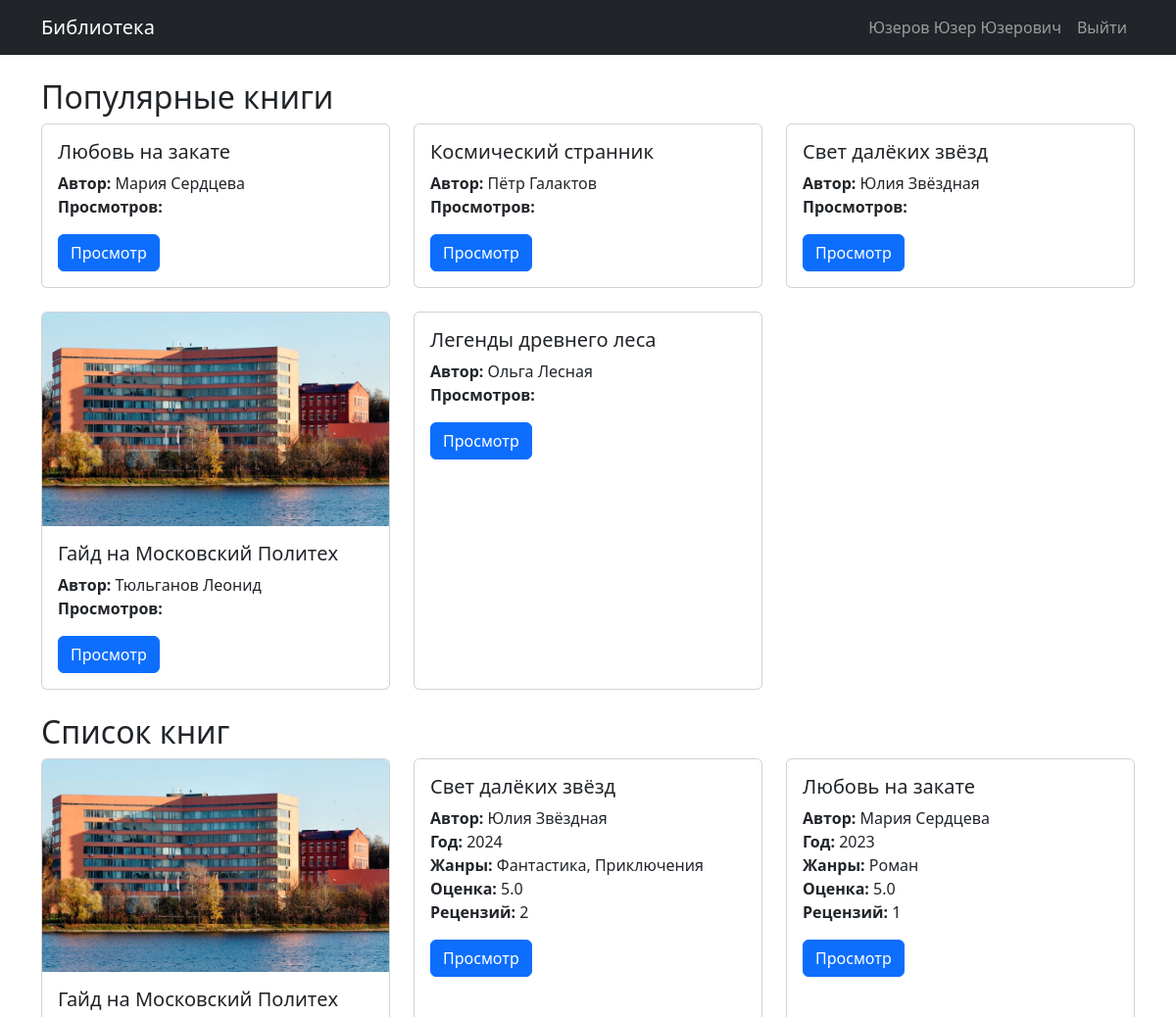
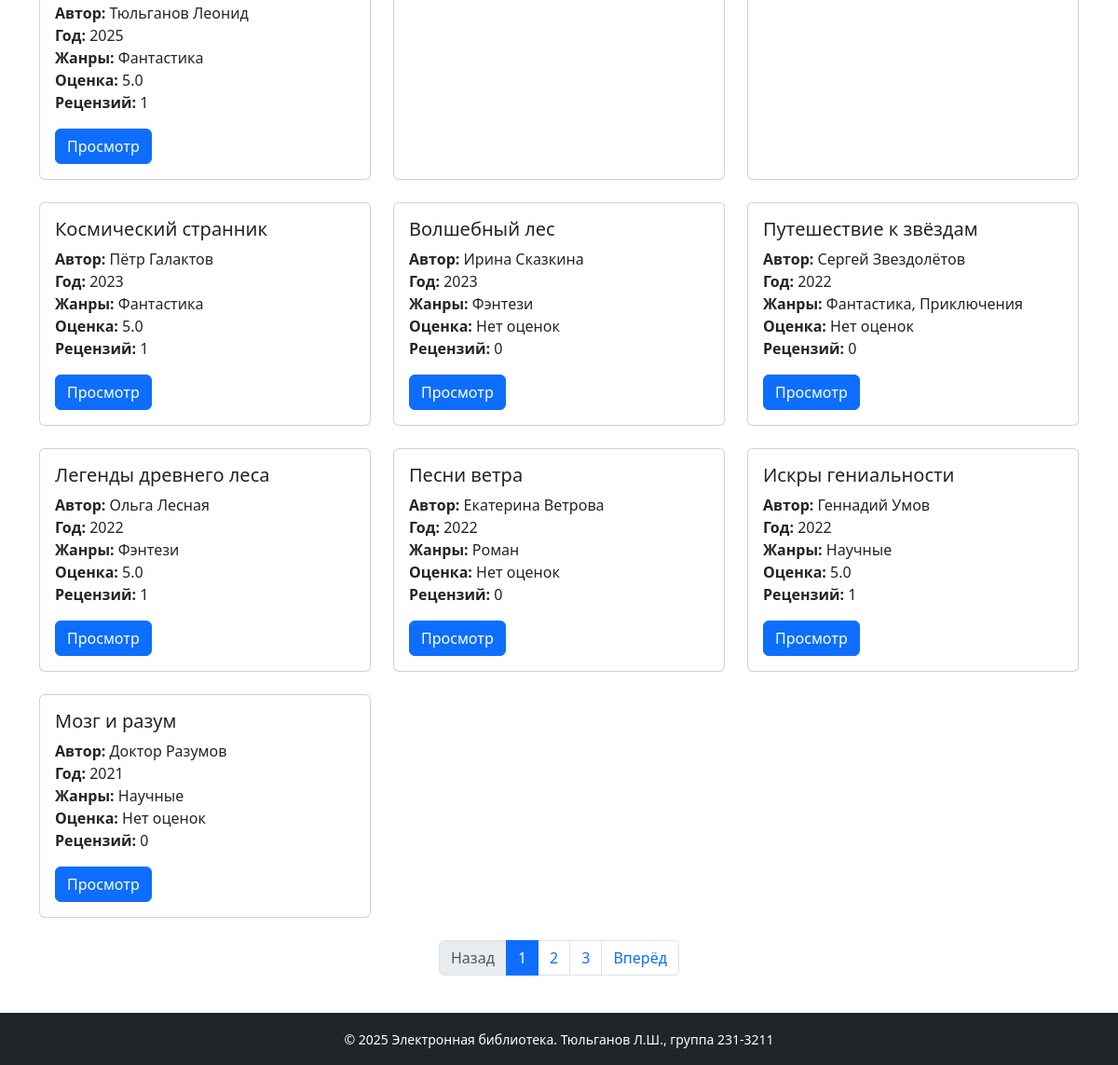
The app's page / (signed in) with its own data (2 pictures, top to bottom).
### models.py (models this page shows)
class User(db.Model, UserMixin):
    id = db.Column(db.Integer, primary_key=True)
    username = db.Column(db.String(64), unique=True, nullable=False)
    password_hash = db.Column(db.String(128), nullable=False)
    last_name = db.Column(db.String(64), nullable=False)
    first_name = db.Column(db.String(64), nullable=False)
    middle_name = db.Column(db.String(64), nullable=True)
    role_id = db.Column(db.Integer, db.ForeignKey('role.id'), nullable=False)
    reviews = db.relationship('Review', backref='user', lazy=True)
    view_history = db.relationship('ViewHistory', backref='user', lazy=True)
    def full_name(self):
        return f"{self.last_name} {self.first_name} {self.middle_name or ''}".strip()

class Book(db.Model):
    id = db.Column(db.Integer, primary_key=True)
    title = db.Column(db.String(128), nullable=False)
    description = db.Column(db.Text, nullable=False)
    year = db.Column(db.Integer, nullable=False)
    publisher = db.Column(db.String(128), nullable=False)
    author = db.Column(db.String(128), nullable=False)
    pages = db.Column(db.Integer, nullable=False)
    genres = db.relationship('Genre', secondary=book_genres, back_populates='books')
    cover = db.relationship('Cover', backref='book', uselist=False, cascade="all, delete")
    reviews = db.relationship('Review', backref='book', cascade="all, delete")
    view_history = db.relationship('ViewHistory', backref='book', cascade="all, delete")
    def average_rating(self):
        if not self.reviews:
            return None
        return round(sum(r.rating for r in self.reviews) / len(self.reviews), 2)

class Cover(db.Model):
    id = db.Column(db.Integer, primary_key=True)
    filename = db.Column(db.String(128), nullable=False)
    mimetype = db.Column(db.String(64), nullable=False)
    md5_hash = db.Column(db.String(64), nullable=False)
    book_id = db.Column(db.Integer, db.ForeignKey('book.id', ondelete='CASCADE'), nullable=False)

class Review(db.Model):
    id = db.Column(db.Integer, primary_key=True)
    book_id = db.Column(db.Integer, db.ForeignKey('book.id', ondelete='CASCADE'), nullable=False)
    user_id = db.Column(db.Integer, db.ForeignKey('user.id', ondelete='CASCADE'), nullable=False)
    rating = db.Column(db.Integer, nullable=False)
    text = db.Column(db.Text, nullable=False)
    timestamp = db.Column(db.DateTime, default=datetime.utcnow, nullable=False)

### app.py (the view)
@app.route('/')
@app.route('/page/<int:page>')
def index(page=1):
    per_page = 10
    books = Book.query.order_by(Book.year.desc()).paginate(page=page, per_page=per_page)
    three_months_ago = datetime.utcnow() - timedelta(days=90)
    popular_books = (
        db.session.query(Book, func.count(ViewHistory.id).label('view_count'))
        .join(ViewHistory)
        .filter(ViewHistory.timestamp >= three_months_ago)
        .group_by(Book.id)
        .order_by(func.count(ViewHistory.id).desc())
        .limit(5)
        .all()
    )
    popular_books = [book for book, view_count in popular_books]
    session_id = request.cookies.get('session_id', str(uuid.uuid4()))
    recent_books = (
        db.session.query(Book)
        .join(ViewHistory)
        .filter(ViewHistory.session_id == session_id)
        .order_by(ViewHistory.timestamp.desc())
        .limit(5)
        .all()
    )
    resp = make_response(render_template('index.html', books=books, popular_books=popular_books, recent_books=recent_books))
    if not request.cookies.get('session_id'):
        resp.set_cookie('session_id', session_id, max_age=31536000)  # 1 year
    return resp

### app.py (called while the page is built)
@login_manager.user_loader
def load_user(user_id):
    return User.query.get(int(user_id))

### templates/index.html (shortened to what this page needs)
{% extends "base.html" %}
{% block content %}
<h2>Популярные книги</h2>
{% if popular_books %}
<div class="row row-cols-1 row-cols-md-2 row-cols-lg-3 g-4 mb-4">
  {% for book in popular_books %}
  <div class="col">
    <div class="card h-100">
      {% if book.cover and book.cover.filename %}
      <img src="{{ url_for('static', filename='covers/' + book.cover.filename) }}" class="card-img-top" alt="Обложка">
      {% endif %}
      <div class="card-body">
        <h5 class="card-title">{{ book.title }}</h5>
        <p class="card-text">
          <strong>Автор:</strong> {{ book.author }}<br>
          <strong>Просмотров:</strong> {{ book.view_count }}<br>
        </p>
        <a href="{{ url_for('view_book', book_id=book.id) }}" class="btn btn-primary">Просмотр</a>
      </div>
    </div>
  </div>
  {% endfor %}
</div>
{% else %}
<p>Нет популярных книг.</p>
{% endif %}
<h2>Список книг</h2>
<div class="row row-cols-1 row-cols-md-2 row-cols-lg-3 g-4">
  {% for book in books.items %}
  <div class="col">
    <div class="card h-100">
      {% if book.cover and book.cover.filename %}
      <img src="{{ url_for('static', filename='covers/' + book.cover.filename) }}" class="card-img-top" alt="Обложка">
      {% endif %}
      <div class="card-body">
        <h5 class="card-title">{{ book.title }}</h5>
        <p class="card-text">
          <strong>Автор:</strong> {{ book.author }}<br>
          <strong>Год:</strong> {{ book.year }}<br>
          <strong>Жанры:</strong> {{ book.genres | map(attribute='name') | join(', ') }}<br>
          <strong>Оценка:</strong> {{ book.average_rating() or 'Нет оценок' }}<br>
          <strong>Рецензий:</strong> {{ book.reviews | length }}
        </p>
        <div class="d-flex justify-content-between">
          <a href="{{ url_for('view_book', book_id=book.id) }}" class="btn btn-primary">Просмотр</a>
        </div>
      </div>
    </div>
  </div>
  {% endfor %}
</div>
<nav aria-label="Page navigation" class="mt-4">
  <ul class="pagination justify-content-center">
    {% if books.has_prev %}
      <li class="page-item">
        <a class="page-link" href="{{ url_for('index', page=books.prev_num) }}">Назад</a>
      </li>
    {% else %}
      <li class="page-item disabled"><span class="page-link">Назад</span></li>
    {% endif %}
    {% for page_num in books.iter_pages() %}
      {% if page_num %}
        {% if page_num == books.page %}
          <li class="page-item active"><span class="page-link">{{ page_num }}</span></li>
        {% else %}
          <li class="page-item"><a class="page-link" href="{{ url_for('index', page=page_num) }}">{{ page_num }}</a></li>
        {% endif %}
      {% else %}
        <li class="page-item disabled"><span class="page-link">...</span></li>
      {% endif %}
    {% endfor %}
    {% if books.has_next %}
      <li class="page-item">
        <a class="page-link" href="{{ url_for('index', page=books.next_num) }}">Вперёд</a>
      </li>
    {% else %}
      <li class="page-item disabled"><span class="page-link">Вперёд</span></li>
    {% endif %}
  </ul>
</nav>
{% endblock %}

### templates/base.html (shortened to what this page needs)
<!doctype html>
<html lang="ru">
<head>
  <link href="https://cdn.jsdelivr.net/npm/bootstrap@5.3.0/dist/css/bootstrap.min.css" rel="stylesheet">
</head>
<body class="d-flex flex-column min-vh-100">
<nav class="navbar navbar-expand-lg navbar-dark bg-dark mb-4">
  <div class="container">
    <a class="navbar-brand" href="{{ url_for('index') }}">Библиотека</a>
    <div class="collapse navbar-collapse" id="navbarNav">
      <ul class="navbar-nav ms-auto">
        {% if current_user.is_authenticated %}
          <li class="nav-item">
            <span class="nav-link">{{ current_user.full_name() }}</span>
          </li>
          <li class="nav-item">
            <a class="nav-link" href="{{ url_for('logout') }}">Выйти</a>
          </li>
        {% else %}
          <li class="nav-item">
            <a class="nav-link" href="{{ url_for('login') }}">Войти</a>
          </li>
        {% endif %}
      </ul>
    </div>
  </div>
</nav>
<div class="container mb-4 flex-grow-1">
  {% block content %}{% endblock %}
</div>
<footer class="bg-dark text-white mt-auto py-3">
  <div class="container text-center">
    <small>© 2025 Электронная библиотека. Тюльганов Л.Ш., группа 231-3211</small>
  </div>
</footer>
</body>
</html>

### records on screen
User: full_name "Юзеров Юзер Юзерович"
Book: title "Любовь на закате", author "Мария Сердцева", year "2023", genres|map "Роман", rating "5.0", reviews|length "1"
Book: title "Космический странник", author "Пётр Галактов", year "2023", genres|map "Фантастика", rating "5.0", reviews|length "1"
Book: title "Свет далёких звёзд", author "Юлия Звёздная", year "2024", genres|map "Фантастика, Приключения", rating "5.0", reviews|length "2"
Book: filename (picture), title "Гайд на Московский Политех", author "Тюльганов Леонид", year "2025", genres|map "Фантастика", rating "5.0", reviews|length "1"
Book: title "Легенды древнего леса", author "Ольга Лесная", year "2022", genres|map "Фэнтези", rating "5.0", reviews|length "1"
Book: title "Волшебный лес", author "Ирина Сказкина", year "2023", genres|map "Фэнтези", book "Нет оценок", reviews|length "0"
Book: title "Путешествие к звёздам", author "Сергей Звездолётов", year "2022", genres|map "Фантастика, Приключения", book "Нет оценок", reviews|length "0"
Book: title "Песни ветра", author "Екатерина Ветрова", year "2022", genres|map "Роман", book "Нет оценок", reviews|length "0"
Book: title "Искры гениальности", author "Геннадий Умов", year "2022", genres|map "Научные", rating "5.0", reviews|length "1"
Book: title "Мозг и разум", author "Доктор Разумов", year "2021", genres|map "Научные", book "Нет оценок", reviews|length "0"

### other values on screen
{{ page_num }} "1"
{{ page_num }} "2" "3"
